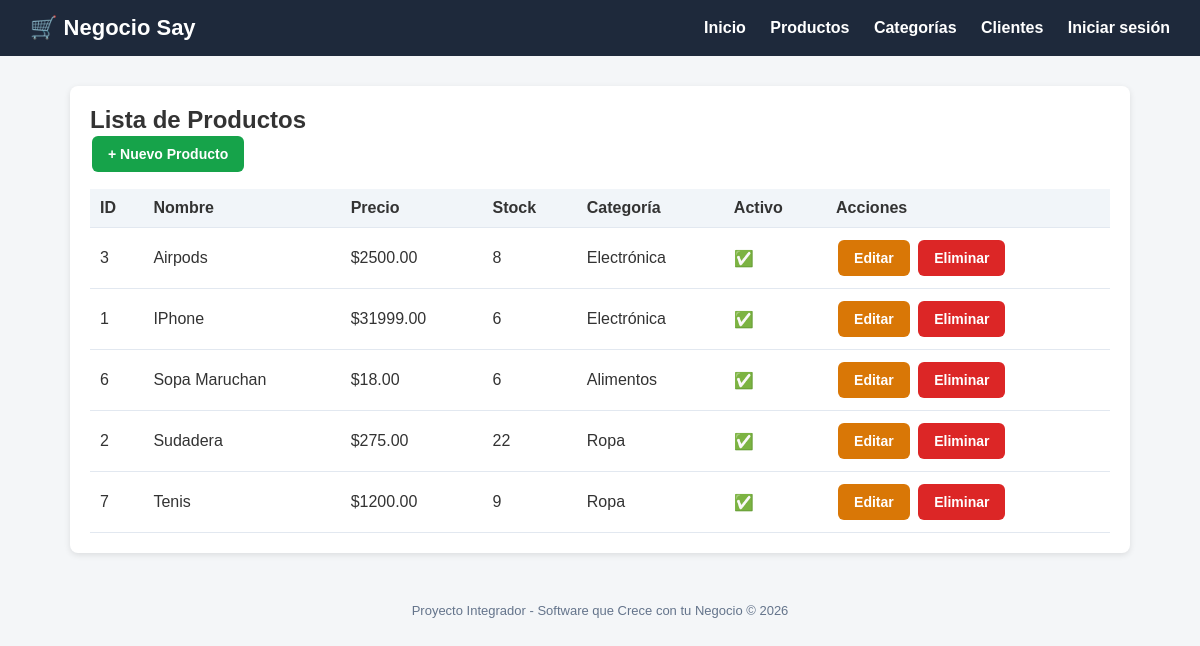
/productos/, run on the app's committed database.
### tienda/models.py (models this page shows, shortened)
class Producto(models.Model):
    nombre = models.CharField(max_length=200)
    descripcion = models.TextField(blank=True, null=True)
    precio = models.DecimalField(max_digits=10, decimal_places=2)
    stock = models.IntegerField(default=0)
    categoria = models.ForeignKey(Categoria, on_delete=models.CASCADE)
    fecha_creacion = models.DateTimeField(auto_now_add=True)
    activo = models.BooleanField(default=True)
    class Meta:
        verbose_name = "Producto"
        verbose_name_plural = "Productos"
        ordering = ['nombre']

class Categoria(models.Model):
    nombre = models.CharField(max_length=100)
    descripcion = models.TextField(blank=True, null=True)
    class Meta:
        verbose_name = "Categoria"
        verbose_name_plural = "Categorías"

### tienda/views.py (the view)
# urls.py: path('productos/', views.lista_productos, name='lista_productos'),
def lista_productos(request):
    productos = Producto.objects.all()
    return render(request, 'tienda/productos/lista.html', {'productos': productos})

### tienda/templates/tienda/productos/lista.html (shortened to what this page needs)
{% extends 'base.html' %}
{% block content %}
<div class="card">
    <h2>Lista de Productos</h2>
    <a href="{% url 'crear_producto' %}" class="btn btn-success">+ Nuevo Producto</a> <table>
        <thead>
            <tr><th>ID</th><th>Nombre</th><th>Precio</th><th>Stock</th><th>Categoría</th><th>Activo</th ><th>Acciones</th></tr>
        </thead>
        <tbody>
            {% for producto in productos %}
            <tr>
                <td>{{ producto.id }}</td>
                <td>{{ producto.nombre }}</td>
                <td>${{ producto.precio }}</td>
                <td>{{ producto.stock }}</td>
                <td>{{ producto.categoria.nombre }}</td>
                <td>{% if producto.activo %}✅{% else %}❌{% endif %}</td>
                <td>
                    <a href="{% url 'editar_producto' producto.pk %}" class="btn btn-warning">Editar</a> <a href="{% url 'eliminar_producto' producto.pk %}" class="btn btn-danger">Eliminar</a>
                </td>
            </tr>
            {% empty %}
            <tr><td colspan="7">No hay productos registrados.</td></tr>
            {% endfor %}
</tbody>
</table>
</div>
{% endblock %}

### tienda/templates/base.html (style rules this page uses)
* { margin: 0; padding: 0; box-sizing: border-box; }
body { font-family: Arial, sans-serif; background: #f4f6f8; color: #333; }
.card { background: #fff; border-radius: 8px; padding: 20px; box-shadow: 0 2px 6px rgba(0,0,0,0.1); margin-bottom: 20px; }
.btn { display: inline-block; padding: 10px 16px; border-radius: 6px; text-decoration: none; color: #fff; font-weight: bold; border: none; cursor: pointer; font-size: 14px; margin: 2px; }
.btn-success { background: #16a34a; }
.btn-danger { background: #dc2626; }
.btn-warning { background: #d97706; }
table { width: 100%; border-collapse: collapse; margin-top: 15px; }
th, td { padding: 10px; text-align: left; border-bottom: 1px solid #e2e8f0; }
th { background: #f1f5f9; }

### data on the page
Producto: id "3", nombre "Airpods", precio "2500.00", stock "8", categoria.nombre "Electrónica"
Producto: id "1", nombre "IPhone", precio "31999.00", stock "6", categoria.nombre "Electrónica"
Producto: id "6", nombre "Sopa Maruchan", precio "18.00", stock "6", categoria.nombre "Alimentos"
Producto: id "2", nombre "Sudadera", precio "275.00", stock "22", categoria.nombre "Ropa"
Producto: id "7", nombre "Tenis", precio "1200.00", stock "9", categoria.nombre "Ropa"
